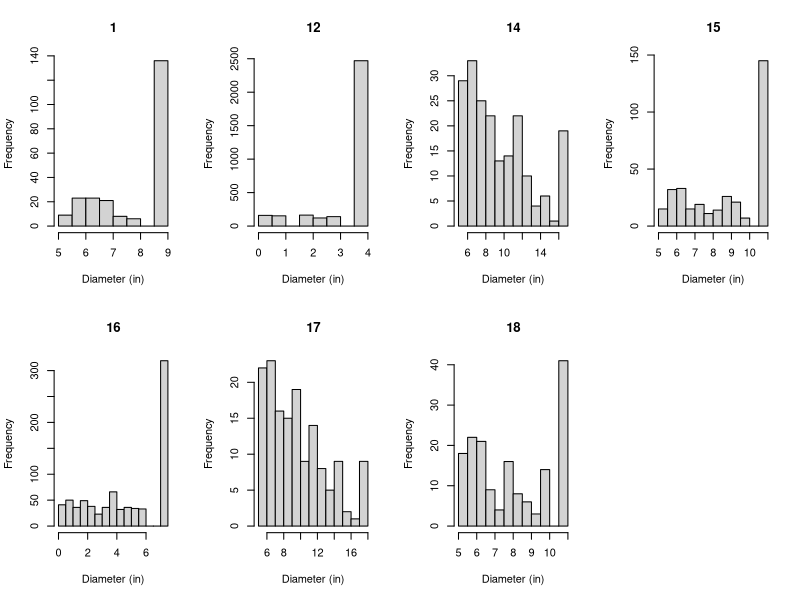

The R source for this figure: (Note: this script raises an error after producing the figure.)
# Run slash pine simulations ----------------------------------------------

rm(list=ls())

par(mfrow=c(2,4))
final_list<-list()

# Plot 1 ----------------------------------------------

# data will be saved as list 1
mylist<-list() 


# set parameters for growth equation
aridity<-6957*0.0001

temp<-22.34389687

temp2<-temp^2

C_AVG<-((725/10)*(1/3))+((760/10)*(2/3))

N_AVG<-((1375/100)*(1/3))+((923/100)*(2/3))

CN<-C_AVG/N_AVG

CN_SCALE<-(CN*4.941)+29.777


# set stand age and density
plot_density<-379
observed.a<-round((10^(2.475538 - 0.3158355*temp + 0.007800543*temp2 + 0.5217529*aridity))*(8.9^1.728844))
predict.tasb<-matrix(nrow = 10, ncol = 1,0)
predict.d<-matrix(nrow = 10, ncol = 1,0)

for (o in 1:10){
  age<-matrix(0, nrow=observed.a[1], ncol=plot_density[1]) # initialize the age matrix
  Diameter<-matrix(0, nrow=observed.a[1], plot_density[1]) # initialize the diameter matrix
  TASB<-matrix(0, nrow=observed.a[1], plot_density[1]) # initialize the total above-stump biomass matrix
  
  # initialize the diameter for the first year
  Diameter[1,]<-(10^(-1.431904 + 0.182686*temp - 0.004512*temp2 - 0.301793*aridity))*(0.5784213*1^(-0.4215787))
  
  for (j in 1:plot_density){ # specify tree per hectare
    
    for (i in 2:observed.a){ # specify how long to run the simulation (years)
      
      age[i,j]<-age[i-1,j]+1
      
      growth<-(10^(-1.431904 + 0.182686*temp - 0.004512*temp2 - 0.301793*aridity))*(0.5784213*age[i,j]^(-0.4215787))
      
      # define the mortality rate here
      # initialize as a numeric with only 1 possible value
      M <- numeric(length = 1)
      
      # Mortality based on diameter class
      if (Diameter[i,j]<=3.94){ M<- rbinom(1,1,(.4/8))}
      else if (Diameter[i,j]>3.94 & Diameter[i,j]<=7.97){M<-rbinom(1,1,(.2/8))}
      else if (Diameter[i,j]>7.97 & Diameter[i,j]<=11.81){M<-rbinom(1,1,(.15/8))}
      else if (Diameter[i,j]>11.81 & Diameter[i,j]<=15.75){M<-rbinom(1,1,(.1/8))}
      else if (Diameter[i,j]>15.75){M<-rbinom(1,1,(0.01/8))}
      
      # Calculate the diameter for jth tree for the ith observed year
      Diameter[i,j]<-Diameter[i-1,j] + growth - M*(Diameter[i-1,j]+growth)
      
      #use diameter and age to calculate total aboveground biomass of the jth tree in the ith year
      TASB [i,j]<-(0.041281*((Diameter[i,j]*2.54)^2.722214))
      
      # If the tree dies, plant a new tree (age = 0)
      if (M==1){age[i,j]<-0}
    }
  }
  # save average modeled diameter
  predict.d[o,1]<-mean(Diameter[21, which (Diameter[21,]>=5)])
  predict.tasb[o,1]<-sum(TASB[21, which (Diameter[21,]>=5)])*.5*1000*(1/10000)
}
observed.d<-c(7.243498)
observed.tasb<-c(2304.18856)
modeled.d<-mean(predict.d)
modeled.tasb<-mean(predict.tasb)
sd.tasb<-sd(predict.tasb)
sd.dbh<-sd(predict.d)
hist(Diameter[21, which (Diameter[21,]>=5)], main = "1", xlab = "Diameter (in)")

# set up dataframe to store simulated data
df<-cbind(observed.d, modeled.d, observed.a, plot_density, temp, temp2, aridity, CN_SCALE, observed.tasb, modeled.tasb, 
          sd.tasb, sd.dbh)

df<-data.frame(df)

colnames(df)<-c("Observed_Diameter","Modeled_Diameter","Age", "Tree_Density", "Temperature", "Temperature2", "Aridity", "Soil_CN", "Observed_Biomass", 
                "Modeled_Biomass", "sd.tasb", "sd.dbh")

# data will be saved as list 1
mylist[[1]] <- df


# Plot 12 ----------------------------------------------

# set parameters for growth equation
aridity<-6932*0.0001

temp<-22.33102036

temp2<-temp^2

C_AVG<-((366/10)*(1/3))+((427/10)*(2/3))

N_AVG<-((1137/100)*(1/3))+((628/100)*(2/3))

CN<-C_AVG/N_AVG

CN_SCALE<-(CN*4.941)+29.777


# set stand age and density
plot_density<-3209
observed.a<-round((10^(2.475538 - 0.3158355*temp + 0.007800543*temp2 + 0.5217529*aridity))*(4.5^1.728844))
predict.d<-matrix(nrow = 10, ncol = 1,0)
predict.tasb<-matrix(nrow = 10, ncol = 1,0)
observed.tasb<-2286.27849

for (h in 1:10){   
  
  age<-matrix(0, nrow=observed.a[1], ncol=plot_density[1]) # initialize the age matrix
  Diameter<-matrix(0, nrow=observed.a[1], plot_density[1]) # initialize the diameter matrix
  TASB<-matrix(0, nrow=observed.a[1], plot_density[1]) # initialize the total above-stump biomass matrix
  
  # initialize the diameter for the first year
  Diameter[1,]<-(10^(-1.431904 + 0.182686*temp - 0.004512*temp2 - 0.301793*aridity))*(0.5784213*1^(-0.4215787))
  
  for (j in 1:plot_density){ # specify tree per hectare
    
    for (i in 2:observed.a){ # specify how long to run the simulation (years)
      
      age[i,j]<-age[i-1,j]+1
      
      growth<-(10^(-1.431904 + 0.182686*temp - 0.004512*temp2 - 0.301793*aridity))*(0.5784213*age[i,j]^(-0.4215787))
      
      # define the mortality rate here
      # initialize as a numeric with only 1 possible value
      M <- numeric(length = 1)
      
      # Mortality based on diameter class
      if (Diameter[i,j]<=3.94){ M<- rbinom(1,1,(.4/8))}
      else if (Diameter[i,j]>3.94 & Diameter[i,j]<=7.97){M<-rbinom(1,1,(.2/8))}
      else if (Diameter[i,j]>7.97 & Diameter[i,j]<=11.81){M<-rbinom(1,1,(.15/8))}
      else if (Diameter[i,j]>11.81 & Diameter[i,j]<=15.75){M<-rbinom(1,1,(.1/8))}
      else if (Diameter[i,j]>15.75){M<-rbinom(1,1,(0.01/8))}
      
      # Calculate the diameter for jth tree for the ith observed year
      Diameter[i,j]<-Diameter[i-1,j] + growth - M*(Diameter[i-1,j]+growth)
      
      #use diameter and age to calculate total aboveground biomass of the jth tree in the ith year
     TASB [i,j]<-(0.041281*((Diameter[i,j]*2.54)^2.722214))
      
      # If the tree dies, plant a new tree (age = 0)
      if (M==1){age[i,j]<-0}
      
    }
  }
  predict.d[h,1]<-mean(Diameter[6,])
  predict.tasb[h,1]<-sum(TASB[6,])*.5*1000*(1/10000)
}

# save average modeled diameter
modeled.d<-mean(predict.d)
observed.d<-c(3.189155)
modeled.tasb<-mean(predict.tasb)
sd.tasb<-sd(predict.tasb)
sd.dbh<-sd(predict.d)
hist(Diameter[6,], main = "12", xlab = "Diameter (in)")

# set up dataframe to store simulated data
df<-cbind(observed.d, modeled.d, observed.a, plot_density, temp, temp2, aridity, CN_SCALE, observed.tasb, modeled.tasb, 
          sd.tasb, sd.dbh)

df<-data.frame(df)

colnames(df)<-c("Observed_Diameter","Modeled_Diameter","Age", "Tree_Density", "Temperature", "Temperature2", "Aridity", "Soil_CN",
                "Observed_Biomass", "Modeled_Biomass", "sd.tasb", "sd.dbh")

# data will be saved as list 9
mylist[[9]] <- df  


# Plot 14 ----------------------------------------------

# set parameters for growth equation
aridity<-7595*0.0001

temp<-20.97239685

temp2<-temp^2

C_AVG<-((475/10)*(1/3))+((227/10)*(2/3))

N_AVG<-((2085/100)*(1/3))+((1689/100)*(2/3))

CN<-C_AVG/N_AVG

CN_SCALE<-(CN*4.941)+29.777


# set stand age and density
plot_density<-349
observed.a<-round((10^(2.475538 - 0.3158355*temp + 0.007800543*temp2 + 0.5217529*aridity))*(16.4^1.728844))
predict.d<-matrix(nrow = 10, ncol = 1,0)
predict.tasb<-matrix(nrow = 10, ncol = 1,0)
observed.tasb<-5751.31370

for (h in 1:10){   
  
  age<-matrix(0, nrow=observed.a[1], ncol=plot_density[1]) # initialize the age matrix
  Diameter<-matrix(0, nrow=observed.a[1], plot_density[1]) # initialize the diameter matrix
  TASB<-matrix(0, nrow=observed.a[1], plot_density[1]) # initialize the total above-stump biomass matrix
  
  # initialize the diameter for the first year
  Diameter[1,]<-(10^(-1.431904 + 0.182686*temp - 0.004512*temp2 - 0.301793*aridity))*(0.5784213*1^(-0.4215787))
  
  for (j in 1:plot_density){ # specify tree per hectare
    
    for (i in 2:observed.a){ # specify how long to run the simulation (years)
      
      age[i,j]<-age[i-1,j]+1
      
      growth<-(10^(-1.431904 + 0.182686*temp - 0.004512*temp2 - 0.301793*aridity))*(0.5784213*age[i,j]^(-0.4215787))
      
      # define the mortality rate here
      # initialize as a numeric with only 1 possible value
      M <- numeric(length = 1)
      
      # Mortality based on diameter class
      if (Diameter[i,j]<=3.94){ M<- rbinom(1,1,(.4/8))}
      else if (Diameter[i,j]>3.94 & Diameter[i,j]<=7.97){M<-rbinom(1,1,(.2/8))}
      else if (Diameter[i,j]>7.97 & Diameter[i,j]<=11.81){M<-rbinom(1,1,(.15/8))}
      else if (Diameter[i,j]>11.81 & Diameter[i,j]<=15.75){M<-rbinom(1,1,(.1/8))}
      else if (Diameter[i,j]>15.75){M<-rbinom(1,1,(0.01/8))}
      
      # Calculate the diameter for jth tree for the ith observed year
      Diameter[i,j]<-Diameter[i-1,j] + growth - M*(Diameter[i-1,j]+growth)
      
      #use diameter and age to calculate total aboveground biomass of the jth tree in the ith year
     TASB [i,j]<-(0.041281*((Diameter[i,j]*2.54)^2.722214))
      
      # If the tree dies, plant a new tree (age = 0)
      if (M==1){age[i,j]<-0}
      
    }
  }
  predict.d[h,1]<-mean(Diameter[60, which (Diameter[60,]>=5)])
  predict.tasb[h,1]<-sum(TASB[60, which (Diameter[60,]>=5)])*.5*1000*(1/10000)
}

# save average modeled diameter
modeled.d<-mean(predict.d)
observed.d<-c(9.863562)
modeled.tasb<-mean(predict.tasb)
sd.tasb<-sd(predict.tasb)
sd.dbh<-sd(predict.d)
hist(Diameter[60, which (Diameter[60,]>=5)], main = "14", xlab = "Diameter (in)")

# set up dataframe to store simulated data
df<-cbind(observed.d, modeled.d, observed.a, plot_density, temp, temp2, aridity, CN_SCALE, observed.tasb, modeled.tasb, 
          sd.tasb, sd.dbh)

df<-data.frame(df)

colnames(df)<-c("Observed_Diameter","Modeled_Diameter","Age", "Tree_Density", "Temperature", "Temperature2", "Aridity", "Soil_CN",
                "Observed_Biomass", "Modeled_Biomass", "sd.tasb", "sd.dbh")

# data will be saved as list 11
mylist[[11]] <- df 

# Plot 15 ----------------------------------------------

# set parameters for growth equation
aridity<-6941*0.0001

temp<-22.33102036

temp2<-temp^2

C_AVG<-((486/10)*(1/3))+((475/10)*(2/3))

N_AVG<-((1238/100)*(1/3))+((827/100)*(2/3))

CN<-C_AVG/N_AVG

CN_SCALE<-(CN*4.941)+29.777


# set stand age and density
plot_density<-585
observed.a<-round((10^(2.475538 - 0.3158355*temp + 0.007800543*temp2 + 0.5217529*aridity))*(11.1^1.728844))
predict.d<-matrix(nrow = 10, ncol = 1,0)
predict.tasb<-matrix(nrow = 10, ncol = 1,0)
observed.tasb<-6102.40018

for (h in 1:10){   
  
  age<-matrix(0, nrow=observed.a[1], ncol=plot_density[1]) # initialize the age matrix
  Diameter<-matrix(0, nrow=observed.a[1], plot_density[1]) # initialize the diameter matrix
  TASB<-matrix(0, nrow=observed.a[1], plot_density[1]) # initialize the total above-stump biomass matrix
  
  # initialize the diameter for the first year
  Diameter[1,]<-(10^(-1.431904 + 0.182686*temp - 0.004512*temp2 - 0.301793*aridity))*(0.5784213*1^(-0.4215787))
  
  for (j in 1:plot_density){ # specify tree per hectare
    
    for (i in 2:observed.a){ # specify how long to run the simulation (years)
      
      age[i,j]<-age[i-1,j]+1
      
      growth<-(10^(-1.431904 + 0.182686*temp - 0.004512*temp2 - 0.301793*aridity))*(0.5784213*age[i,j]^(-0.4215787))
      
      # define the mortality rate here
      # initialize as a numeric with only 1 possible value
      M <- numeric(length = 1)
      
      # Mortality based on diameter class
      if (Diameter[i,j]<=3.94){ M<- rbinom(1,1,(.4/8))}
      else if (Diameter[i,j]>3.94 & Diameter[i,j]<=7.97){M<-rbinom(1,1,(.2/8))}
      else if (Diameter[i,j]>7.97 & Diameter[i,j]<=11.81){M<-rbinom(1,1,(.15/8))}
      else if (Diameter[i,j]>11.81 & Diameter[i,j]<=15.75){M<-rbinom(1,1,(.1/8))}
      else if (Diameter[i,j]>15.75){M<-rbinom(1,1,(0.01/8))}
      
      # Calculate the diameter for jth tree for the ith observed year
      Diameter[i,j]<-Diameter[i-1,j] + growth - M*(Diameter[i-1,j]+growth)
      
      #use diameter and age to calculate total aboveground biomass of the jth tree in the ith year
     TASB [i,j]<-(0.041281*((Diameter[i,j]*2.54)^2.722214))
      
      # If the tree dies, plant a new tree (age = 0)
      if (M==1){age[i,j]<-0}
      
    }
  }
  predict.d[h,1]<-mean(Diameter[30, which (Diameter[30,]>=5)])
  predict.tasb[h,1]<-sum(TASB[30, which (Diameter[30,]>=5)])*.5*1000*(1/10000)
}  

# save average modeled diameter
modeled.d<-mean(predict.d)
observed.d<-c(8.878969)
modeled.tasb<-mean(predict.tasb)
sd.tasb<-sd(predict.tasb)
sd.dbh<-sd(predict.d)
hist(Diameter[30, which (Diameter[30,]>=5)], main = "15", xlab = "Diameter (in)")

# set up dataframe to store simulated data
df<-cbind(observed.d, modeled.d, observed.a, plot_density, temp, temp2, aridity, CN_SCALE, observed.tasb, modeled.tasb, 
          sd.tasb, sd.dbh)

df<-data.frame(df)

colnames(df)<-c("Observed_Diameter","Modeled_Diameter","Age", "Tree_Density", "Temperature", "Temperature2", "Aridity", "Soil_CN",
                "Observed_Biomass", "Modeled_Biomass", "sd.tasb", "sd.dbh")

# data will be saved as list 12
mylist[[12]] <- df

# Plot 16 ----------------------------------------------

# set parameters for growth equation
aridity<-8774*0.0001

temp<-19.62741661

temp2<-temp^2

C_AVG<-((972/10)*(1/3))+((295/10)*(2/3))

N_AVG<-((1585/100)*(1/3))+((505/100)*(2/3))

CN<-C_AVG/N_AVG

CN_SCALE<-(CN*4.941)+29.777


# set stand age and density
plot_density<-793
observed.a<-round((10^(2.475538 - 0.3158355*temp + 0.007800543*temp2 + 0.5217529*aridity))*(7.2^1.728844))
predict.d<-matrix(nrow = 10, ncol = 1,0)
predict.tasb<-matrix(nrow = 10, ncol = 1,0)
observed.tasb<-1113.29871

for (h in 1:10){    
  
  age<-matrix(0, nrow=observed.a[1], ncol=plot_density[1]) # initialize the age matrix
  Diameter<-matrix(0, nrow=observed.a[1], plot_density[1]) # initialize the diameter matrix
  TASB<-matrix(0, nrow=observed.a[1], plot_density[1]) # initialize the total above-stump biomass matrix
  
  # initialize the diameter for the first year
  Diameter[1,]<-(10^(-1.431904 + 0.182686*temp - 0.004512*temp2 - 0.301793*aridity))*(0.5784213*1^(-0.4215787))
  
  for (j in 1:plot_density){ # specify tree per hectare
    
    for (i in 2:observed.a){ # specify how long to run the simulation (years)
      
      age[i,j]<-age[i-1,j]+1
      
      growth<-(10^(-1.431904 + 0.182686*temp - 0.004512*temp2 - 0.301793*aridity))*(0.5784213*age[i,j]^(-0.4215787))
      
      # define the mortality rate here
      # initialize as a numeric with only 1 possible value
      M <- numeric(length = 1)
      
      # Mortality based on diameter class
      if (Diameter[i,j]<=3.94){ M<- rbinom(1,1,(.4/8))}
      else if (Diameter[i,j]>3.94 & Diameter[i,j]<=7.97){M<-rbinom(1,1,(.2/8))}
      else if (Diameter[i,j]>7.97 & Diameter[i,j]<=11.81){M<-rbinom(1,1,(.15/8))}
      else if (Diameter[i,j]>11.81 & Diameter[i,j]<=15.75){M<-rbinom(1,1,(.1/8))}
      else if (Diameter[i,j]>15.75){M<-rbinom(1,1,(0.01/8))}
      
      # Calculate the diameter for jth tree for the ith observed year
      Diameter[i,j]<-Diameter[i-1,j] + growth - M*(Diameter[i-1,j]+growth)
      
      #use diameter and age to calculate total aboveground biomass of the jth tree in the ith year
     TASB [i,j]<-(0.041281*((Diameter[i,j]*2.54)^2.722214))
    
      
      # If the tree dies, plant a new tree (age = 0)
      if (M==1){age[i,j]<-0}
      
    }
  }
  predict.d[h,1]<-mean(Diameter[17,])
  predict.tasb[h,1]<-sum(TASB[17,])*.5*1000*(1/10000)
}  

# save average modeled diameter
modeled.d<-mean(predict.d)
observed.d<-c(3.616565)
modeled.tasb<-mean(predict.tasb)
sd.tasb<-sd(predict.tasb)
sd.dbh<-sd(predict.d)
hist(Diameter[17,], main = "16", xlab = "Diameter (in)")

# set up dataframe to store simulated data
df<-cbind(observed.d, modeled.d, observed.a, plot_density, temp, temp2, aridity, CN_SCALE, observed.tasb, modeled.tasb, 
          sd.tasb, sd.dbh)

df<-data.frame(df)

colnames(df)<-c("Observed_Diameter","Modeled_Diameter","Age", "Tree_Density", "Temperature", "Temperature2", "Aridity", "Soil_CN",
                "Observed_Biomass", "Modeled_Biomass", "sd.tasb", "sd.dbh")

# data will be saved as list 13
mylist[[13]] <- df

# Plot 17 ----------------------------------------------

# set parameters for growth equation
aridity<-7687*0.0001

temp<-20.97239685

temp2<-temp^2

C_AVG<-((405/10)*(1/3))+((182/10)*(2/3))

N_AVG<-((2095/100)*(1/3))+((1702/100)*(2/3))

CN<-C_AVG/N_AVG

CN_SCALE<-(CN*4.941)+29.777


# set stand age and density
plot_density<-253
observed.a<-round((10^(2.475538 - 0.3158355*temp + 0.007800543*temp2 + 0.5217529*aridity))*(17.5^1.728844))
predict.d<-matrix(nrow = 10, ncol = 1,0)
predict.tasb<-matrix(nrow = 10, ncol = 1,0)
observed.tasb<-3385.50500

for (h in 1:10){  
  
  age<-matrix(0, nrow=observed.a[1], ncol=plot_density[1]) # initialize the age matrix
  Diameter<-matrix(0, nrow=observed.a[1], plot_density[1]) # initialize the diameter matrix
  TASB<-matrix(0, nrow=observed.a[1], plot_density[1]) # initialize the total above-stump biomass matrix
  
  # initialize the diameter for the first year
  Diameter[1,]<-(10^(-1.431904 + 0.182686*temp - 0.004512*temp2 - 0.301793*aridity))*(0.5784213*1^(-0.4215787))
  
  for (j in 1:plot_density){ # specify tree per hectare
    
    for (i in 2:observed.a){ # specify how long to run the simulation (years)
      
      age[i,j]<-age[i-1,j]+1
      
      growth<-(10^(-1.431904 + 0.182686*temp - 0.004512*temp2 - 0.301793*aridity))*(0.5784213*age[i,j]^(-0.4215787))
      
      # define the mortality rate here
      # initialize as a numeric with only 1 possible value
      M <- numeric(length = 1)
      
      # Mortality based on diameter class
      if (Diameter[i,j]<=3.94){ M<- rbinom(1,1,(.4/8))}
      else if (Diameter[i,j]>3.94 & Diameter[i,j]<=7.97){M<-rbinom(1,1,(.2/8))}
      else if (Diameter[i,j]>7.97 & Diameter[i,j]<=11.81){M<-rbinom(1,1,(.15/8))}
      else if (Diameter[i,j]>11.81 & Diameter[i,j]<=15.75){M<-rbinom(1,1,(.1/8))}
      else if (Diameter[i,j]>15.75){M<-rbinom(1,1,(0.01/8))}
      
      # Calculate the diameter for jth tree for the ith observed year
      Diameter[i,j]<-Diameter[i-1,j] + growth - M*(Diameter[i-1,j]+growth)
      
      #use diameter and age to calculate total aboveground biomass of the jth tree in the ith year
     TASB [i,j]<-(0.041281*((Diameter[i,j]*2.54)^2.722214))
      
      # If the tree dies, plant a new tree (age = 0)
      if (M==1){age[i,j]<-0}
      
    }
  }
  predict.d[h,1]<-mean(Diameter[68, which (Diameter[68,]>=5)])
  predict.tasb[h,1]<-sum(TASB[68, which (Diameter[68,]>=5)])*.5*1000*(1/10000)
}

# save average modeled diameter
modeled.d<-mean(predict.d)
observed.d<-c(8.594118)
modeled.tasb<-mean(predict.tasb)
sd.tasb<-sd(predict.tasb)
sd.dbh<-sd(predict.d)
hist(Diameter[68, which (Diameter[68,]>=5)], main = "17", xlab = "Diameter (in)")

# set up dataframe to store simulated data
df<-cbind(observed.d, modeled.d, observed.a, plot_density, temp, temp2, aridity, CN_SCALE, observed.tasb, modeled.tasb, 
          sd.tasb, sd.dbh)

df<-data.frame(df)

colnames(df)<-c("Observed_Diameter","Modeled_Diameter","Age", "Tree_Density", "Temperature", "Temperature2", "Aridity", "Soil_CN",
                "Observed_Biomass", "Modeled_Biomass", "sd.tasb", "sd.dbh")

# data will be saved as list 14
mylist[[14]] <- df

# Plot 18 ----------------------------------------------

# set parameters for growth equation
aridity<-9677*0.0001

temp<-19.52181244

temp2<-temp^2

C_AVG<-((515/10)*(1/3))+((143/10)*(2/3))

N_AVG<-((1366/100)*(1/3))+((454/100)*(2/3))

CN<-C_AVG/N_AVG

CN_SCALE<-(CN*4.941)+29.777


# set stand age and density
plot_density<-312
observed.a<-round((10^(2.475538 - 0.3158355*temp + 0.007800543*temp2 + 0.5217529*aridity))*(11.1^1.728844))
predict.d<-matrix(nrow = 10, ncol = 1,0)
predict.d<-matrix(nrow = 10, ncol = 1,0)
observed.tasb<-2073.95522


for (h in 1:10){   
  
  age<-matrix(0, nrow=observed.a[1], ncol=plot_density[1]) # initialize the age matrix
  Diameter<-matrix(0, nrow=observed.a[1], plot_density[1]) # initialize the diameter matrix
  TASB<-matrix(0, nrow=observed.a[1], plot_density[1]) # initialize the total above-stump biomass matrix
  
  # initialize the diameter for the first year
  Diameter[1,]<-(10^(-1.431904 + 0.182686*temp - 0.004512*temp2 - 0.301793*aridity))*(0.5784213*1^(-0.4215787))
  
  for (j in 1:plot_density){ # specify tree per hectare
    
    for (i in 2:observed.a){ # specify how long to run the simulation (years)
      
      age[i,j]<-age[i-1,j]+1
      
      growth<-(10^(-1.431904 + 0.182686*temp - 0.004512*temp2 - 0.301793*aridity))*(0.5784213*age[i,j]^(-0.4215787))
      
      # define the mortality rate here
      # initialize as a numeric with only 1 possible value
      M <- numeric(length = 1)
      
      # Mortality based on diameter class
      if (Diameter[i,j]<=3.94){ M<- rbinom(1,1,(.4/8))}
      else if (Diameter[i,j]>3.94 & Diameter[i,j]<=7.97){M<-rbinom(1,1,(.2/8))}
      else if (Diameter[i,j]>7.97 & Diameter[i,j]<=11.81){M<-rbinom(1,1,(.15/8))}
      else if (Diameter[i,j]>11.81 & Diameter[i,j]<=15.75){M<-rbinom(1,1,(.1/8))}
      else if (Diameter[i,j]>15.75){M<-rbinom(1,1,(0.01/8))}
      
      # Calculate the diameter for jth tree for the ith observed year
      Diameter[i,j]<-Diameter[i-1,j] + growth - M*(Diameter[i-1,j]+growth)
      
      #use diameter and age to calculate total aboveground biomass of the jth tree in the ith year
     TASB [i,j]<-(0.041281*((Diameter[i,j]*2.54)^2.722214))
      
      # If the tree dies, plant a new tree (age = 0)
      if (M==1){age[i,j]<-0}
      
    }
  }
  predict.d[h,1]<-mean(Diameter[39, which (Diameter[39,]>=5)])
  predict.tasb[h,1]<-sum(TASB[39, which (Diameter[39,]>=5)])*.5*1000*(1/10000)
  
}

# save average modeled diameter
modeled.d<-mean(predict.d)
observed.d<-c(7.419048)
modeled.tasb<-mean(predict.tasb)
sd.tasb<-sd(predict.tasb)
sd.dbh<-sd(predict.d)
hist(Diameter[39, which (Diameter[39,]>=5)], main = "18", xlab = "Diameter (in)")

# set up dataframe to store simulated data
df<-cbind(observed.d, modeled.d, observed.a, plot_density, temp, temp2, aridity, CN_SCALE, observed.tasb, modeled.tasb, 
          sd.tasb, sd.dbh)

df<-data.frame(df)

colnames(df)<-c("Observed_Diameter","Modeled_Diameter","Age", "Tree_Density", "Temperature", "Temperature2", "Aridity", "Soil_CN",
                "Observed_Biomass", "Modeled_Biomass", "sd.tasb", "sd.dbh")

# data will be saved as list 15
mylist[[15]] <- df


final_list <- do.call(rbind.data.frame, mylist)
row.names(final_list) <- c(1,12,14:18)
# final_list$Plot<- c(1,12,14:18)
# final_list$Plot<-as.factor(final_list$Plot)
sdev<-as.vector(final_list$sd.tasb)
sdev.dbh<-as.vector(final_list$sd.dbh)


# Compare observed diameter vs modeled diameter ---------------------------
par(mfrow=c(1,1))

model.1<-lm(data = final_list, log10(Observed_Diameter/Modeled_Diameter)~log10(Age)+Tree_Density+Temperature+Temperature2+Aridity)
summary(model.1)
# plot(Temperature~Aridity, data= final_list[[1]])
# 
# res.age<-residuals(model.1)
# plot(res.age~df2$Age)
# plot(res.age~df2$Aridity)

model.2<-lm(data = final_list, log10(Observed_Diameter/Modeled_Diameter)~Temperature2)
summary(model.3)

model.3<-lm(data = final_list, Modeled_Biomass~Observed_Biomass)

plot(data = final_list, Observed_Diameter~Modeled_Diameter, xlim = c(0,22), ylim = c(0,22), xlab="Modeled DBH (in)", ylab="Observed DBH (in)",
     main = "Before parameter correction", col.axis="#027368", col="#75BFBF", pch=16, type="p") + abline(0,1, col="#048ABF")
text(Observed_Diameter~Modeled_Diameter, labels=rownames(final_list),data=final_list, cex=0.9, font=2, pos=4)
arrows(final_list$Modeled_Diameter-sdev.dbh, final_list$Observed_Diameter, final_list$Modeled_Diameter+sdev.dbh, final_list$Observed_Diameter, length=0.05, angle=90, code=3)

plot(data = final_list, Observed_Biomass~Modeled_Biomass, xlim = c(1000,6000), ylim = c(1000,6000), col = "#75BFBF", xlab="Modeled", ylab="Observed", main ="Tree Carbon (gC/m^2)",
     col.axis="#027368", pch=16, type="p") + abline(0,1, col="#048ABF")
text(Observed_Biomass~Modeled_Biomass, labels=rownames(final_list),data=final_list, cex=0.9, font=2, pos=4)
arrows(final_list$Modeled_Biomass-sdev, final_list$Observed_Biomass, final_list$Modeled_Biomass+sdev, final_list$Observed_Biomass, length=0.05, angle=90, code=3)

# Correcting growth equation -------------------------------------------------

# before
growth<-(10^(-1.431904 + 0.182686*temp - 0.004512*temp2 - 0.301793*aridity))*(0.5784213*1^(-0.4215787))

#after
growth<-(10^(-2.5984 + 0.2145*temp - 0.0044*temp2 - 0.2243*aridity))*(0.8239*age[i,j]^(-0.1761))

# Run slash pine simulations ----------------------------------------------

rm(list=ls())

par(mfrow=c(2,4))
final_list<-list()

# Jokela ----------------------------------------------

# data will be saved as list 1
mylist<-list() 


# set parameters for growth equation

# set parameters for growth equation
aridity<-8139*0.0001

temp<-20.76

temp2<-temp^2

C_AVG<-((538/10)*(1/3))+((194/10)*(2/3))

N_AVG<-((1780/100)*(1/3))+((887/100)*(2/3))

CN<-C_AVG/N_AVG

CN_SCALE<-(CN*4.941)+29.777


# set stand age and density
plot_density<-946
observed.a<-25
predict.tasb<-matrix(nrow = 10, ncol = 1,0)
predict.d<-matrix(nrow = 10, ncol = 1,0)

for (o in 1:10){
  age<-matrix(0, nrow=observed.a[1], ncol=plot_density[1]) # initialize the age matrix
  Diameter<-matrix(0, nrow=observed.a[1], plot_density[1]) # initialize the diameter matrix
  TASB<-matrix(0, nrow=observed.a[1], plot_density[1]) # initialize the total above-stump biomass matrix
  
  # initialize the diameter for the first year
  Diameter[1,]<-(10^(-1.431904 + 0.182686*temp - 0.004512*temp2 - 0.301793*aridity))*(0.5784213*1^(-0.4215787))
  
  for (j in 1:plot_density){ # specify tree per hectare
    
    for (i in 2:observed.a){ # specify how long to run the simulation (years)
      
      age[i,j]<-age[i-1,j]+1
      
      growth<-(10^(-1.431904 + 0.182686*temp - 0.004512*temp2 - 0.301793*aridity))*(0.5784213*age[i,j]^(-0.4215787))
      
      # define the mortality rate here
      # initialize as a numeric with only 1 possible value
      M <- numeric(length = 1)
      
      # Mortality based on diameter class
      if (Diameter[i,j]<=3.94){ M<- rbinom(1,1,(.4/8))}
      else if (Diameter[i,j]>3.94 & Diameter[i,j]<=7.97){M<-rbinom(1,1,(.2/8))}
      else if (Diameter[i,j]>7.97 & Diameter[i,j]<=11.81){M<-rbinom(1,1,(.15/8))}
      else if (Diameter[i,j]>11.81 & Diameter[i,j]<=15.75){M<-rbinom(1,1,(.1/8))}
      else if (Diameter[i,j]>15.75){M<-rbinom(1,1,(0.01/8))}
      
      # Calculate the diameter for jth tree for the ith observed year
      Diameter[i,j]<-Diameter[i-1,j] + growth - M*(Diameter[i-1,j]+growth)
      
      #use diameter and age to calculate total aboveground biomass of the jth tree in the ith year
      TASB [i,j]<-(0.041281*((Diameter[i,j]*2.54)^2.722214))
      
      # If the tree dies, plant a new tree (age = 0)
      if (M==1){age[i,j]<-0}
    }
  }
  # save average modeled diameter
  predict.d[o,1]<-mean(Diameter[25,])
  predict.tasb[o,1]<-sum(TASB[25,])*.5*1000*(1/10000)
}
observed.d<-c(8)
observed.tasb<-c(NA)
modeled.d<-mean(predict.d)
modeled.tasb<-mean(predict.tasb)
sd.tasb<-sd(predict.tasb)
sd.dbh<-sd(predict.d)
hist(Diameter[25,], main = "Jokela", xlab = "Diameter (in)")

# set up dataframe to store simulated data
df<-cbind(observed.d, modeled.d, observed.a, plot_density, temp, temp2, aridity, CN_SCALE, observed.tasb, modeled.tasb, 
          sd.tasb, sd.dbh)

df<-data.frame(df)

colnames(df)<-c("Observed_Diameter","Modeled_Diameter","Age", "Tree_Density", "Temperature", "Temperature2", "Aridity", "Soil_CN", "Observed_Biomass", 
                "Modeled_Biomass", "sd.tasb", "sd.dbh")

# data will be saved as list 1
mylist[[1]] <- df


# Doren 1993  ----------------------------------------------

# set parameters for growth equation
aridity<-6962*0.0001

temp<-23.83206

temp2<-temp^2

C_AVG<-((1090/10)*(1/3))+((1080/10)*(2/3))

N_AVG<-((1483/100)*(1/3))+((1100/100)*(2/3))

CN<-C_AVG/N_AVG

CN_SCALE_LOP<-(CN*4.941)+29.777


# set stand age and density
plot_density<-c(673)
observed.a<-c(200)
round((10^(2.475538 - 0.3158355*temp + 0.007800543*temp2 + 0.5217529*aridity))*(18.7^1.728844))
predict.d<-matrix(nrow = 10, ncol = 1,0)
predict.tasb<-matrix(nrow = 10, ncol = 1,0)
observed.tasb<-NA

for (h in 1:10){   
  
  age<-matrix(0, nrow=observed.a[1], ncol=plot_density[1]) # initialize the age matrix
  Diameter<-matrix(0, nrow=observed.a[1], plot_density[1]) # initialize the diameter matrix
  TASB<-matrix(0, nrow=observed.a[1], plot_density[1]) # initialize the total above-stump biomass matrix
  
  # initialize the diameter for the first year
  Diameter[1,]<-(10^(-1.431904 + 0.182686*temp - 0.004512*temp2 - 0.301793*aridity))*(0.5784213*1^(-0.4215787))
  
  for (j in 1:plot_density){ # specify tree per hectare
    
    for (i in 2:observed.a){ # specify how long to run the simulation (years)
      
      age[i,j]<-age[i-1,j]+1
      
      growth<-(10^(-1.431904 + 0.182686*temp - 0.004512*temp2 - 0.301793*aridity))*(0.5784213*age[i,j]^(-0.4215787))
      
      # define the mortality rate here
      # initialize as a numeric with only 1 possible value
      M <- numeric(length = 1)
      
      # Mortality based on diameter class
      if (Diameter[i,j]<=3.94){ M<- rbinom(1,1,(.4/8))}
      else if (Diameter[i,j]>3.94 & Diameter[i,j]<=7.97){M<-rbinom(1,1,(.2/8))}
      else if (Diameter[i,j]>7.97 & Diameter[i,j]<=11.81){M<-rbinom(1,1,(.15/8))}
      else if (Diameter[i,j]>11.81 & Diameter[i,j]<=15.75){M<-rbinom(1,1,(.1/8))}
      else if (Diameter[i,j]>15.75){M<-rbinom(1,1,(0.01/8))}
      
      # Calculate the diameter for jth tree for the ith observed year
      Diameter[i,j]<-Diameter[i-1,j] + growth - M*(Diameter[i-1,j]+growth)
      
      #use diameter and age to calculate total aboveground biomass of the jth tree in the ith year
      TASB [i,j]<-(0.041281*((Diameter[i,j]*2.54)^2.722214))
      
      # If the tree dies, plant a new tree (age = 0)
      if (M==1){age[i,j]<-0}
      
    }
  }
  predict.d[h,1]<-mean(Diameter[200,which(Diameter[200,]>.732499)]) # trees over 1.5m tall
  predict.tasb[h,1]<-sum(TASB[200,which(Diameter[200,]>.732499)])*.5*1000*(1/10000)
}

# save average modeled diameter
modeled.d<-mean(predict.d)
observed.d<-c(4.133858)
modeled.tasb<-mean(predict.tasb)
sd.tasb<-sd(predict.tasb)
sd.dbh<-sd(predict.d)
hist(Diameter[200,which(Diameter[200,]>.732499)], main = "Doren 1993", xlab = "Diameter (in)")

# set up dataframe to store simulated data
df<-cbind(observed.d, modeled.d, observed.a, plot_density, temp, temp2, aridity, CN_SCALE, observed.tasb, modeled.tasb, 
          sd.tasb, sd.dbh)

df<-data.frame(df)

colnames(df)<-c("Observed_Diameter","Modeled_Diameter","Age", "Tree_Density", "Temperature", "Temperature2", "Aridity", "Soil_CN",
                "Observed_Biomass", "Modeled_Biomass", "sd.tasb", "sd.dbh")

# data will be saved as list 9
mylist[[9]] <- df  


# Sharma 2019 simultion (Hells state forest) ----------------------------------------------

# set parameters for growth equation
aridity<-9452*.0001

temp<-19.85

temp2<-temp^2

C_AVG<-((592/10)*(1/3))+((189/10)*(2/3))

N_AVG<-((1235/100)*(1/3))+((652/100)*(2/3))

CN<-C_AVG/N_AVG

CN_SCALE<-(CN*4.941)+29.777


# set stand age and density
plot_density<-c(775)
observed.a<-c(32)
predict.d<-matrix(nrow = 10, ncol = 1,0)
predict.tasb<-matrix(nrow = 10, ncol = 1,0)
observed.tasb<-NA

for (h in 1:10){   
  
  age<-matrix(0, nrow=observed.a[1], ncol=plot_density[1]) # initialize the age matrix
  Diameter<-matrix(0, nrow=observed.a[1], plot_density[1]) # initialize the diameter matrix
  TASB<-matrix(0, nrow=observed.a[1], plot_density[1]) # initialize the total above-stump biomass matrix
  
  # initialize the diameter for the first year
  Diameter[1,]<-(10^(-1.431904 + 0.182686*temp - 0.004512*temp2 - 0.301793*aridity))*(0.5784213*1^(-0.4215787))
  
  for (j in 1:plot_density){ # specify tree per hectare
    
    for (i in 2:observed.a){ # specify how long to run the simulation (years)
      
      age[i,j]<-age[i-1,j]+1
      
      growth<-(10^(-1.431904 + 0.182686*temp - 0.004512*temp2 - 0.301793*aridity))*(0.5784213*age[i,j]^(-0.4215787))
      
      # define the mortality rate here
      # initialize as a numeric with only 1 possible value
      M <- numeric(length = 1)
      
      # Mortality based on diameter class
      if (Diameter[i,j]<=3.94){ M<- rbinom(1,1,(.4/8))}
      else if (Diameter[i,j]>3.94 & Diameter[i,j]<=7.97){M<-rbinom(1,1,(.2/8))}
      else if (Diameter[i,j]>7.97 & Diameter[i,j]<=11.81){M<-rbinom(1,1,(.15/8))}
      else if (Diameter[i,j]>11.81 & Diameter[i,j]<=15.75){M<-rbinom(1,1,(.1/8))}
      else if (Diameter[i,j]>15.75){M<-rbinom(1,1,(0.01/8))}
      
      # Calculate the diameter for jth tree for the ith observed year
      Diameter[i,j]<-Diameter[i-1,j] + growth - M*(Diameter[i-1,j]+growth)
      
      #use diameter and age to calculate total aboveground biomass of the jth tree in the ith year
      TASB [i,j]<-(0.041281*((Diameter[i,j]*2.54)^2.722214))
      
      # If the tree dies, plant a new tree (age = 0)
      if (M==1){age[i,j]<-0}
      
    }
  }
  predict.d[h,1]<-mean(Diameter[32,])
  predict.tasb[h,1]<-sum(TASB[32,])*.5*1000*(1/10000)
}

# save average modeled diameter
modeled.d<-mean(predict.d)
observed.d<-c(8.6)
modeled.tasb<-mean(predict.tasb)
sd.tasb<-sd(predict.tasb)
sd.dbh<-sd(predict.d)
hist(Diameter[32,], main = "Sharma 2019", xlab = "Diameter (in)")

# set up dataframe to store simulated data
df<-cbind(observed.d, modeled.d, observed.a, plot_density, temp, temp2, aridity, CN_SCALE, observed.tasb, modeled.tasb, 
          sd.tasb, sd.dbh)

df<-data.frame(df)

colnames(df)<-c("Observed_Diameter","Modeled_Diameter","Age", "Tree_Density", "Temperature", "Temperature2", "Aridity", "Soil_CN",
                "Observed_Biomass", "Modeled_Biomass", "sd.tasb", "sd.dbh")

# data will be saved as list 11
mylist[[11]] <- df 

# Bohn 2016 ----------------------------------------------

# set parameters for growth equation
aridity<-9298*.0001

temp<-20.04

temp2<-temp^2

C_AVG<-((675/10)*(1/3))+((260/10)*(2/3))

N_AVG<-((1309/100)*(1/3))+((750/100)*(2/3))

CN<-C_AVG/N_AVG

CN_SCALE<-(CN*4.941)+29.777


# set stand age and density
plot_density<-c(1180)
observed.a<-c(30)
predict.d<-matrix(nrow = 10, ncol = 1,0)
predict.tasb<-matrix(nrow = 10, ncol = 1,0)
observed.tasb<-NA

for (h in 1:10){   
  
  age<-matrix(0, nrow=observed.a[1], ncol=plot_density[1]) # initialize the age matrix
  Diameter<-matrix(0, nrow=observed.a[1], plot_density[1]) # initialize the diameter matrix
  TASB<-matrix(0, nrow=observed.a[1], plot_density[1]) # initialize the total above-stump biomass matrix
  
  # initialize the diameter for the first year
  Diameter[1,]<-(10^(-1.431904 + 0.182686*temp - 0.004512*temp2 - 0.301793*aridity))*(0.5784213*1^(-0.4215787))
  
  for (j in 1:plot_density){ # specify tree per hectare
    
    for (i in 2:observed.a){ # specify how long to run the simulation (years)
      
      age[i,j]<-age[i-1,j]+1
      
      growth<-(10^(-1.431904 + 0.182686*temp - 0.004512*temp2 - 0.301793*aridity))*(0.5784213*age[i,j]^(-0.4215787))
      
      # define the mortality rate here
      # initialize as a numeric with only 1 possible value
      M <- numeric(length = 1)
      
      # Mortality based on diameter class
      if (Diameter[i,j]<=3.94){ M<- rbinom(1,1,(.4/8))}
      else if (Diameter[i,j]>3.94 & Diameter[i,j]<=7.97){M<-rbinom(1,1,(.2/8))}
      else if (Diameter[i,j]>7.97 & Diameter[i,j]<=11.81){M<-rbinom(1,1,(.15/8))}
      else if (Diameter[i,j]>11.81 & Diameter[i,j]<=15.75){M<-rbinom(1,1,(.1/8))}
      else if (Diameter[i,j]>15.75){M<-rbinom(1,1,(0.01/8))}
      
      # Calculate the diameter for jth tree for the ith observed year
      Diameter[i,j]<-Diameter[i-1,j] + growth - M*(Diameter[i-1,j]+growth)
      
      #use diameter and age to calculate total aboveground biomass of the jth tree in the ith year
      TASB [i,j]<-(0.041281*((Diameter[i,j]*2.54)^2.722214))
      
      # If the tree dies, plant a new tree (age = 0)
      if (M==1){age[i,j]<-0}
      
    }
  }
  predict.d[h,1]<-sqrt(sum(Diameter[30,]^2)/1180) #converting to QMD
  predict.tasb[h,1]<-sum(TASB[30,])*.5*1000*(1/10000)
}  

# save average modeled diameter
modeled.d<-mean(predict.d)
observed.d<-c(7.08661) #QMD 18cm
modeled.tasb<-mean(predict.tasb)
sd.tasb<-sd(predict.tasb)
sd.dbh<-sd(predict.d)
hist(Diameter[30,], main = "Bohn 2016", xlab = "Diameter (in)")

# set up dataframe to store simulated data
df<-cbind(observed.d, modeled.d, observed.a, plot_density, temp, temp2, aridity, CN_SCALE, observed.tasb, modeled.tasb, 
          sd.tasb, sd.dbh)

df<-data.frame(df)

colnames(df)<-c("Observed_Diameter","Modeled_Diameter","Age", "Tree_Density", "Temperature", "Temperature2", "Aridity", "Soil_CN",
                "Observed_Biomass", "Modeled_Biomass", "sd.tasb", "sd.dbh")

# data will be saved as list 12
mylist[[12]] <- df

# Hedman 1999 ----------------------------------------------

# set parameters for growth equation
aridity<-8762*.0001

temp<-19.10

temp2<-temp^2

C_AVG<-((529/10)*(1/3))+((205/10)*(2/3))

N_AVG<-((504/100)*(1/3))+((197/100)*(2/3))

CN<-C_AVG/N_AVG

CN_SCALE<-(CN*4.941)+29.777


# set stand age and density
plot_density<-c(529)
observed.a<-c(49)
predict.d<-matrix(nrow = 10, ncol = 1,0)
predict.tasb<-matrix(nrow = 10, ncol = 1,0)
observed.tasb<-NA

for (h in 1:10){    
  
  age<-matrix(0, nrow=observed.a[1], ncol=plot_density[1]) # initialize the age matrix
  Diameter<-matrix(0, nrow=observed.a[1], plot_density[1]) # initialize the diameter matrix
  TASB<-matrix(0, nrow=observed.a[1], plot_density[1]) # initialize the total above-stump biomass matrix
  
  # initialize the diameter for the first year
  Diameter[1,]<-(10^(-1.431904 + 0.182686*temp - 0.004512*temp2 - 0.301793*aridity))*(0.5784213*1^(-0.4215787))
  
  for (j in 1:plot_density){ # specify tree per hectare
    
    for (i in 2:observed.a){ # specify how long to run the simulation (years)
      
      age[i,j]<-age[i-1,j]+1
      
      growth<-(10^(-1.431904 + 0.182686*temp - 0.004512*temp2 - 0.301793*aridity))*(0.5784213*age[i,j]^(-0.4215787))
      
      # define the mortality rate here
      # initialize as a numeric with only 1 possible value
      M <- numeric(length = 1)
      
      # Mortality based on diameter class
      if (Diameter[i,j]<=3.94){ M<- rbinom(1,1,(.4/8))}
      else if (Diameter[i,j]>3.94 & Diameter[i,j]<=7.97){M<-rbinom(1,1,(.2/8))}
      else if (Diameter[i,j]>7.97 & Diameter[i,j]<=11.81){M<-rbinom(1,1,(.15/8))}
      else if (Diameter[i,j]>11.81 & Diameter[i,j]<=15.75){M<-rbinom(1,1,(.1/8))}
      else if (Diameter[i,j]>15.75){M<-rbinom(1,1,(0.01/8))}
      
      # Calculate the diameter for jth tree for the ith observed year
      Diameter[i,j]<-Diameter[i-1,j] + growth - M*(Diameter[i-1,j]+growth)
      
      #use diameter and age to calculate total aboveground biomass of the jth tree in the ith year
      TASB [i,j]<-(0.041281*((Diameter[i,j]*2.54)^2.722214))
      
      
      # If the tree dies, plant a new tree (age = 0)
      if (M==1){age[i,j]<-0}
      
    }
  }
  predict.d[h,1]<-mean(Diameter[49,which(Diameter[49,]>=0.984252)])
  predict.tasb[h,1]<-sum(TASB[49,which(Diameter[49,]>=0.984252)])
}  

# save average modeled diameter
modeled.d<-mean(predict.d)
observed.d<-c(7.874)
modeled.tasb<-mean(predict.tasb)
sd.tasb<-sd(predict.tasb)
sd.dbh<-sd(predict.d)
hist(Diameter[49,which(Diameter[49,]>=0.984252)], main = "Hedman 1999", xlab = "Diameter (in)")

# set up dataframe to store simulated data
df<-cbind(observed.d, modeled.d, observed.a, plot_density, temp, temp2, aridity, CN_SCALE, observed.tasb, modeled.tasb, 
          sd.tasb, sd.dbh)

df<-data.frame(df)

colnames(df)<-c("Observed_Diameter","Modeled_Diameter","Age", "Tree_Density", "Temperature", "Temperature2", "Aridity", "Soil_CN",
                "Observed_Biomass", "Modeled_Biomass", "sd.tasb", "sd.dbh")

# data will be saved as list 13
mylist[[13]] <- df

# Gholz 1982 ----------------------------------------------

# set parameters for growth equation
Lawtey<-8244.150862068966
Starke<-8203.438775510203
Hampton<-8100.927419354839
Brooker<-8155.30223880597

aridity<-((Lawtey + Starke + Hampton + Brooker)/4)*0.0001

temp<-20.05

temp2<-temp^2

C_AVG<-((413.3392/10)*(1/3))+((148.5920/10)*(2/3))

N_AVG<-((1532.3486/100)*(1/3))+((389.9631/100)*(2/3))

CN<-C_AVG/N_AVG

CN_SCALE<-(CN*4.941)+29.777


# set stand age and density
plot_density<-976
observed.a<-34
predict.d<-matrix(nrow = 10, ncol = 1,0)
predict.tasb<-matrix(nrow = 10, ncol = 1,0)
observed.tasb<-NA

for (h in 1:10){  
  
  age<-matrix(0, nrow=observed.a[1], ncol=plot_density[1]) # initialize the age matrix
  Diameter<-matrix(0, nrow=observed.a[1], plot_density[1]) # initialize the diameter matrix
  TASB<-matrix(0, nrow=observed.a[1], plot_density[1]) # initialize the total above-stump biomass matrix
  
  # initialize the diameter for the first year
  Diameter[1,]<-(10^(-1.431904 + 0.182686*temp - 0.004512*temp2 - 0.301793*aridity))*(0.5784213*1^(-0.4215787))
  
  for (j in 1:plot_density){ # specify tree per hectare
    
    for (i in 2:observed.a){ # specify how long to run the simulation (years)
      
      age[i,j]<-age[i-1,j]+1
      
      growth<-(10^(-1.431904 + 0.182686*temp - 0.004512*temp2 - 0.301793*aridity))*(0.5784213*age[i,j]^(-0.4215787))
      
      # define the mortality rate here
      # initialize as a numeric with only 1 possible value
      M <- numeric(length = 1)
      
      # Mortality based on diameter class
      if (Diameter[i,j]<=3.94){ M<- rbinom(1,1,(.4/8))}
      else if (Diameter[i,j]>3.94 & Diameter[i,j]<=7.97){M<-rbinom(1,1,(.2/8))}
      else if (Diameter[i,j]>7.97 & Diameter[i,j]<=11.81){M<-rbinom(1,1,(.15/8))}
      else if (Diameter[i,j]>11.81 & Diameter[i,j]<=15.75){M<-rbinom(1,1,(.1/8))}
      else if (Diameter[i,j]>15.75){M<-rbinom(1,1,(0.01/8))}
      
      # Calculate the diameter for jth tree for the ith observed year
      Diameter[i,j]<-Diameter[i-1,j] + growth - M*(Diameter[i-1,j]+growth)
      
      #use diameter and age to calculate total aboveground biomass of the jth tree in the ith year
      TASB [i,j]<-(0.041281*((Diameter[i,j]*2.54)^2.722214))
      
      # If the tree dies, plant a new tree (age = 0)
      if (M==1){age[i,j]<-0}
      
    }
  }
  predict.d[h,1]<-mean(Diameter[34, which (Diameter[34,]>=5)])
  predict.tasb[h,1]<-sum(TASB[34, which (Diameter[34,]>=5)])*.5*1000*(1/10000)
}

# save average modeled diameter
modeled.d<-mean(predict.d)
observed.d<-c(6.456693)
modeled.tasb<-mean(predict.tasb)
sd.tasb<-sd(predict.tasb)
sd.dbh<-sd(predict.d)
hist(Diameter[34, which (Diameter[34,]>=5)], main = "Gholz 1982", xlab = "Diameter (in)")

# set up dataframe to store simulated data
df<-cbind(observed.d, modeled.d, observed.a, plot_density, temp, temp2, aridity, CN_SCALE, observed.tasb, modeled.tasb, 
          sd.tasb, sd.dbh)

df<-data.frame(df)

colnames(df)<-c("Observed_Diameter","Modeled_Diameter","Age", "Tree_Density", "Temperature", "Temperature2", "Aridity", "Soil_CN",
                "Observed_Biomass", "Modeled_Biomass", "sd.tasb", "sd.dbh")

# data will be saved as list 14
mylist[[14]] <- df


final_list <- do.call(rbind.data.frame, mylist)
row.names(final_list) <- c(1,12,14:18)
# final_list$Plot<- c(1,12,14:18)
# final_list$Plot<-as.factor(final_list$Plot)
sdev<-as.vector(final_list$sd.tasb)
sdev.dbh<-as.vector(final_list$sd.dbh)

# Compare observed diameter vs modeled diameter ---------------------------
par(mfrow=c(1,1))

model.1<-lm(data = final_list, log10(Observed_Diameter/Modeled_Diameter)~log10(Age)+Tree_Density+Temperature+Temperature2+Aridity)
summary(model.1)
# plot(Temperature~Aridity, data= final_list[[1]])
# 
# res.age<-residuals(model.1)
# plot(res.age~df2$Age)
# plot(res.age~df2$Aridity)

model.2<-lm(data = final_list, log10(Observed_Diameter/Modeled_Diameter)~log10(Age))
summary(model.2)

plot(data = final_list, Observed_Diameter~Modeled_Diameter, xlim=c(1,11), ylim = c(1,11), xlab="Modeled DBH (in)", ylab="Observed DBH (in)",
     main = "Before parameter correction", col.axis="#027368", col="#75BFBF", pch=16, type="p") + abline(0,1, col="#048ABF")
text(Observed_Diameter~Modeled_Diameter, labels=rownames(final_list),data=final_list, cex=0.9, font=2, pos=4)
arrows(final_list$Modeled_Diameter-sdev.dbh, final_list$Observed_Diameter, final_list$Modeled_Diameter+sdev.dbh, final_list$Observed_Diameter, length=0.05, angle=90, code=3)

plot(data = final_list, Observed_Biomass~Modeled_Biomass, ylim = c(0,1000), xlim = c(0,1000), col = "#75BFBF", xlab="Modeled", ylab="Observed", main ="Tree Carbon (gC/m^2)",
     col.axis="#027368", pch=16, type="p") + abline(0,1, col="#048ABF")
text(Observed_Biomass~Modeled_Biomass, labels=rownames(final_list),data=final_list, cex=0.9, font=2, pos=4)
arrows(final_list$Modeled_Biomass-sdev, final_list$Observed_Biomass, final_list$Modeled_Biomass+sdev, final_list$Observed_Biomass, length=0.05, angle=90, code=3)

# Calculating total above stump C biomass for year 2100 for 700 tph by region

Panhandle<-vector()
North<-vector()
Central<-vector()
South<-vector()

par(mfrow=c(2,2))

# Panhandle TASB ----------------------------------------------------------

temp<-19.84

temp2<-temp^2

aridity<-9768*.0001

# CN scaled with FIA data

C_AVG<-(539/10)*(1/3)+((165/10)*(2/3))

N_AVG<-(1297/100)*(1/3)+((527/100)*(2/3))

CN<-C_AVG/N_AVG

CN_SCALE<-(CN*4.941)+29.777

for (b in 1:10){  
  age<-matrix(0, nrow=200, ncol=700) # initialize the age matrix
  Diameter<-matrix(0, nrow=200, ncol=700) # initialize the diameter matrix
  TASB<-matrix(0, nrow=200, ncol=700) # initialize the total above stump biomass matrix
  
  # initialize the diameter for the first year
  Diameter[1,]<-(10^(-1.431904 + 0.182686*temp - 0.004512*temp2 - 0.301793*aridity))*(0.5784213*1^(-0.4215787))
  
  
  for (j in 1:700){ # specify tree per hectare
    
    
    
    for (i in 2:80){ # specify how long to run the simulation (years)
      
      age[i,j]<-age[i-1,j]+1
      
      growth<-(10^(-1.431904 + 0.182686*temp - 0.004512*temp2 - 0.301793*aridity))*(0.5784213*age[i,j]^(-0.4215787))
      
      # define the mortality rate here
      # initialize as a numeric with only 1 possible value
      M <- numeric(length = 1)
      
      # Mortality based on diameter class
      if (Diameter[i,j]<=3.94){ M<- rbinom(1,1,(.4/8))}
      else if (Diameter[i,j]>3.94 & Diameter[i,j]<=7.97){M<-rbinom(1,1,(.2/8))}
      else if (Diameter[i,j]>7.97 & Diameter[i,j]<=11.81){M<-rbinom(1,1,(.15/8))}
      else if (Diameter[i,j]>11.81 & Diameter[i,j]<=15.75){M<-rbinom(1,1,(.1/8))}
      else if (Diameter[i,j]>15.75){M<-rbinom(1,1,(0.01/8))}
      
      # Calculate the diameter for jth tree for the ith observed year
      Diameter[i,j]<-Diameter[i-1,j] + growth - M*(Diameter[i-1,j]+growth)
      
      #use diameter and age to calculate total aboveground biomass of the jth tree in the ith year
     TASB [i,j]<-(0.041281*((Diameter[i,j]*2.54)^2.722214))
      
      # If the tree dies, plant a new tree (age = 0)
      if (M==1){age[i,j]<-0}
      
    }
  }
  Panhandle[b]<-sum(TASB[80,])*.5*1000*(1/10000)
}

hist(Diameter[80,]*2.54, main = "Panhandle", xlab = "Diameter (cm)")

# Calculating North TASB --------------------------------------------------

temp<-20.30

temp2<-temp^2

aridity<-8212*.0001

# CN scaled with FIA data
C_AVG<-((317/10)*(1/3))+((110/10)*(2/3))

N_AVG<-((1665/100)*(1/3))+((300/100)*(2/3))

CN<-C_AVG/N_AVG

CN_SCALE<-(CN*4.941)+29.777

for (b in 1:10){  
  age<-matrix(0, nrow=200, ncol=700) # initialize the age matrix
  Diameter<-matrix(0, nrow=200, ncol=700) # initialize the diameter matrix
  TASB<-matrix(0, nrow=200, ncol=700) # initialize the total above stump biomass matrix
  
  # initialize the diameter for the first year
  Diameter[1,]<-(10^(-1.431904 + 0.182686*temp - 0.004512*temp2 - 0.301793*aridity))*(0.5784213*1^(-0.4215787))
  
  
  for (j in 1:700){ # specify tree per hectare
    
    
    
    for (i in 2:80){ # specify how long to run the simulation (years)
      
      age[i,j]<-age[i-1,j]+1
      
      growth<-(10^(-1.431904 + 0.182686*temp - 0.004512*temp2 - 0.301793*aridity))*(0.5784213*age[i,j]^(-0.4215787))
      
      # define the mortality rate here
      # initialize as a numeric with only 1 possible value
      M <- numeric(length = 1)
      
      # Mortality based on Diameter2 class
      if (Diameter[i,j]<=3.94){ M<- rbinom(1,1,(.4/8))}
      else if (Diameter[i,j]>3.94 & Diameter[i,j]<=7.97){M<-rbinom(1,1,(.2/8))}
      else if (Diameter[i,j]>7.97 & Diameter[i,j]<=11.81){M<-rbinom(1,1,(.15/8))}
      else if (Diameter[i,j]>11.81 & Diameter[i,j]<=15.75){M<-rbinom(1,1,(.1/8))}
      else if (Diameter[i,j]>15.75){M<-rbinom(1,1,(0.01/8))}
      
      # Calculate the Diameter2 for jth tree for the ith observed year
      Diameter[i,j]<-Diameter[i-1,j] + growth - M*(Diameter[i-1,j]+growth)
      
      #use diameter and age to calculate total aboveground biomass of the jth tree in the ith year
     TASB [i,j]<-(0.041281*((Diameter[i,j]*2.54)^2.722214))
      
      # If the tree dies, plant a new tree (age = 0)
      if (M==1){age[i,j]<-0}
      
    }
  }
  North[b]<-sum(TASB[80,])*.5*1000*(1/10000)
}

hist(Diameter[80,]*2.54, main = "North", xlab = "Diameter (cm)")

# TASB Central ------------------------------------------------------------

temp<-22.29

temp2<-temp^2

aridity<-7259*.0001

# CN scaled with FIA data
C_AVG<-((475/10)*(1/3))+((144/10)*(2/3))

N_AVG<-((1729/100)*(1/3))+((1137/100)*(2/3))

CN<-C_AVG/N_AVG

CN_SCALE<-(CN*4.941)+29.777

for (b in 1:10){  
  
  age<-matrix(0, nrow=200, ncol=700) # initialize the age matrix
  Diameter<-matrix(0, nrow=200, ncol=700) # initialize the diameter matrix
  TASB<-matrix(0, nrow=200, ncol=700) # initialize the total above stump biomass matrix
  
  # initialize the diameter for the first year
  Diameter[1,]<-(10^(-1.431904 + 0.182686*temp - 0.004512*temp2 - 0.301793*aridity))*(0.5784213*1^(-0.4215787))
  
  
  for (j in 1:700){ # specify tree per hectare
    
    
    
    for (i in 2:80){ # specify how long to run the simulation (years)
      
      age[i,j]<-age[i-1,j]+1
      
      growth<-(10^(-1.431904 + 0.182686*temp - 0.004512*temp2 - 0.301793*aridity))*(0.5784213*age[i,j]^(-0.4215787))
      
      # define the mortality rate here
      # initialize as a numeric with only 1 possible value
      M <- numeric(length = 1)
      
      # Mortality based on diameter class
      if (Diameter[i,j]<=3.94){ M<- rbinom(1,1,(.4/8))}
      else if (Diameter[i,j]>3.94 & Diameter[i,j]<=7.97){M<-rbinom(1,1,(.2/8))}
      else if (Diameter[i,j]>7.97 & Diameter[i,j]<=11.81){M<-rbinom(1,1,(.15/8))}
      else if (Diameter[i,j]>11.81 & Diameter[i,j]<=15.75){M<-rbinom(1,1,(.1/8))}
      else if (Diameter[i,j]>15.75){M<-rbinom(1,1,(0.01/8))}
      
      # Calculate the diameter for jth tree for the ith observed year
      Diameter[i,j]<-Diameter[i-1,j] + growth - M*(Diameter[i-1,j]+growth)
      
      #use diameter and age to calculate total aboveground biomass of the jth tree in the ith year
     TASB [i,j]<-(0.041281*((Diameter[i,j]*2.54)^2.722214))
      
      # If the tree dies, plant a new tree (age = 0)
      if (M==1){age[i,j]<-0}
      
    }
  }
  Central[b]<-sum(TASB[80,])*.5*1000*(1/10000)
}

hist(Diameter[80,]*2.54, main = "Central", xlab = "Diameter (cm)")

# South TASB --------------------------------------------------------------

temp<-23.80

temp2<-temp^2

aridity<-7305*.0001

# CN scaled with FIA data
C_AVG<-((1052/10)*(1/3))+((1017/10)*(2/3))

N_AVG<-((1721/100)*(1/3))+((1289/100)*(2/3))

CN<-C_AVG/N_AVG

CN_SCALE<-(CN*4.941)+29.777

for (b in 1:10){  
  
  age<-matrix(0, nrow=200, ncol=700) # initialize the age matrix
  Diameter<-matrix(0, nrow=200, ncol=700) # initialize the diameter matrix
  TASB<-matrix(0, nrow=200, ncol=700) # initialize the total above stump biomass matrix
  
  # initialize the diameter for the first year
  Diameter[1,]<-(10^(-1.431904 + 0.182686*temp - 0.004512*temp2 - 0.301793*aridity))*(0.5784213*1^(-0.4215787))
  
  
  for (j in 1:700){ # specify tree per hectare
    
    
    
    for (i in 2:80){ # specify how long to run the simulation (years)
      
      age[i,j]<-age[i-1,j]+1
      
      growth<-(10^(-1.431904 + 0.182686*temp - 0.004512*temp2 - 0.301793*aridity))*(0.5784213*age[i,j]^(-0.4215787))
      
      # define the mortality rate here
      # initialize as a numeric with only 1 possible value
      M <- numeric(length = 1)
      
      # Mortality based on diameter class
      if (Diameter[i,j]<=3.94){ M<- rbinom(1,1,(.4/8))}
      else if (Diameter[i,j]>3.94 & Diameter[i,j]<=7.97){M<-rbinom(1,1,(.2/8))}
      else if (Diameter[i,j]>7.97 & Diameter[i,j]<=11.81){M<-rbinom(1,1,(.15/8))}
      else if (Diameter[i,j]>11.81 & Diameter[i,j]<=15.75){M<-rbinom(1,1,(.1/8))}
      else if (Diameter[i,j]>15.75){M<-rbinom(1,1,(0.01/8))}
      
      # Calculate the diameter for jth tree for the ith observed year
      Diameter[i,j]<-Diameter[i-1,j] + growth - M*(Diameter[i-1,j]+growth)
      
      #use diameter and age to calculate total aboveground biomass of the jth tree in the ith year
     TASB [i,j]<-(0.041281*((Diameter[i,j]*2.54)^2.722214))
      
      # If the tree dies, plant a new tree (age = 0)
      if (M==1){age[i,j]<-0}
      
    }
  }
  South[b]<-sum(TASB[80,])*.5*1000*(1/10000)
}

hist(Diameter[80,]*2.54, main = "South", xlab = "Diameter (cm)")



TASB_Panhandle<-c(mean(Panhandle), sd(Panhandle))
TASB_North<-c(mean(North), sd(North))
TASB_Central<-c(mean(Central), sd(Central))
TASB_South<-c(mean(South), sd(South))
table<-rbind(TASB_Panhandle, TASB_North, TASB_Central, TASB_South)
